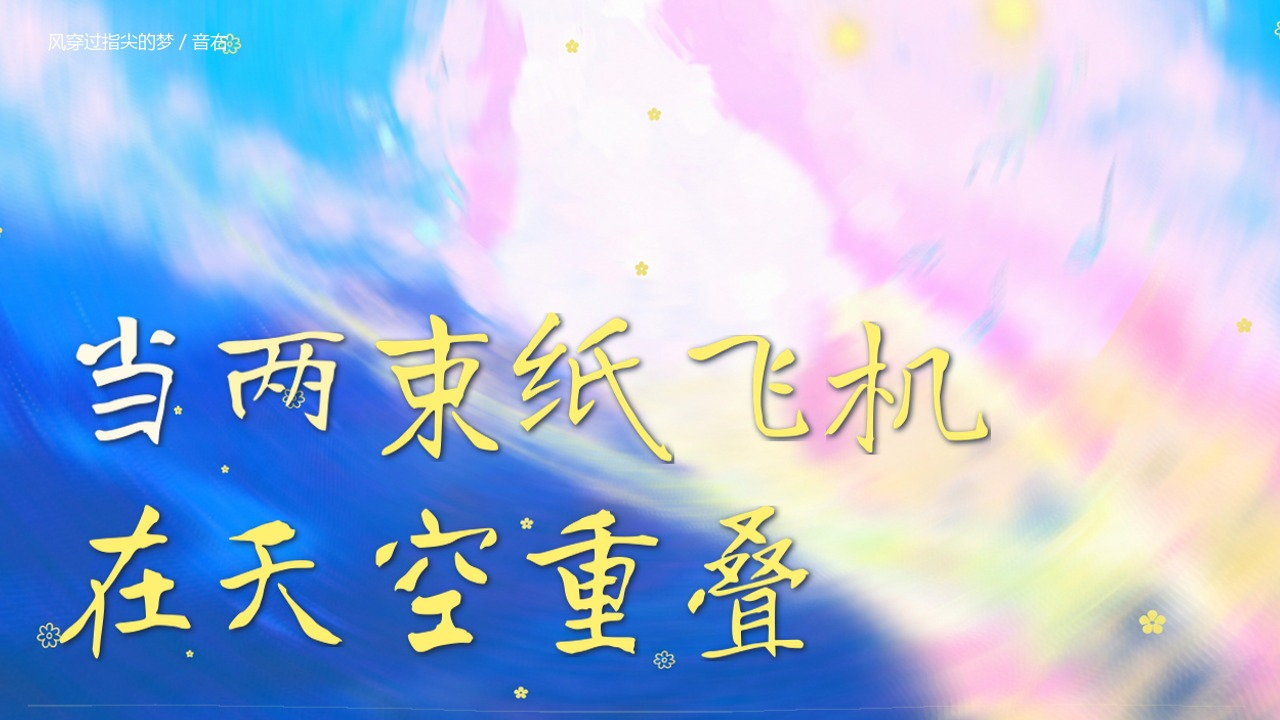
#> input picture runs/wind-dream/lyric-paper-staff-v1/v20260910-01/03_render/v5-motion-score/v5-1.04.jpg, 1280 x 720 px, given in place of r0-1.04.png, which was not available
$ python make_v4v5_compare_sheet.py
#> lines starting #> are read from the running program, lines starting #| are printed output that depends on the picture; pictures that were not available may be replaced by others from this repository, and a replacement may not be noted
"""Matched-timestamp side-by-side comparison sheet: v4 (control) vs v5 (motion score)."""
import subprocess
from pathlib import Path

from PIL import Image, ImageDraw, ImageFont

HERE = Path(__file__).resolve().parent
V5_MP4 = HERE / "wind-dream-v5-motion-score.mp4"
V4_MP4 = Path(r"D:\ZON\codex\lyric-mv-kit\runs\wind-dream\lyric-paper-staff-v1\v20260910-01\03_render\v4-dynamic-smooth\wind-dream-v4-dynamic-smooth.mp4")
FFMPEG = r"D:\ZON\runtime\media-tools\Library\bin\ffmpeg.exe"
FONT = r"C:\Windows\Fonts\msyh.ttc"
TIMES = [1.04, 4.34, 7.40, 10.08, 13.20, 16.98]


def grab(mp4, t, dest):
    subprocess.run([FFMPEG, "-y", "-v", "error", "-ss", f"{t:.3f}", "-i", str(mp4),
                    "-frames:v", "1", str(dest)], check=True)
    return Image.open(dest).convert("RGB")


def main():
    tmp = HERE / "_compare_frames"
    tmp.mkdir(exist_ok=True)
    cell_w = 520
    cell_h = round(cell_w * 720 / 1280)
    pad, lab = 8, 40
    cols = len(TIMES)
    W = pad + cols * (cell_w + pad)
    H = pad + 2 * (cell_h + lab + pad)
    canvas = Image.new("RGB", (W, H), (18, 20, 24))
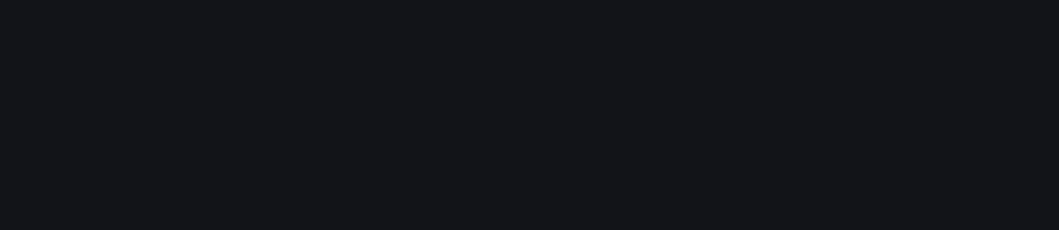
#> canvas: PIL image 3176x688 RGB (shown at 1/3 size); mean R, G, B 18, 20, 24
    d = ImageDraw.Draw(canvas)
    f = ImageFont.truetype(FONT, 22)
    for r, (tag, mp4) in enumerate([("V4 (control, static frame)", V4_MP4),
                                    ("V5 (motion score, moving frame)", V5_MP4)]):
        for c, t in enumerate(TIMES):
            img = grab(mp4, t, tmp / f"r{r}-{t:.2f}.png").resize((cell_w, cell_h),
                                                                 Image.Resampling.LANCZOS)
#> in grab, returned value is the input picture: PIL image 1280x720 RGB; mean R, G, B 168.6, 186.4, 220.9
            x = pad + c * (cell_w + pad)
            y = pad + r * (cell_h + lab + pad)
            canvas.paste(img, (x, y))
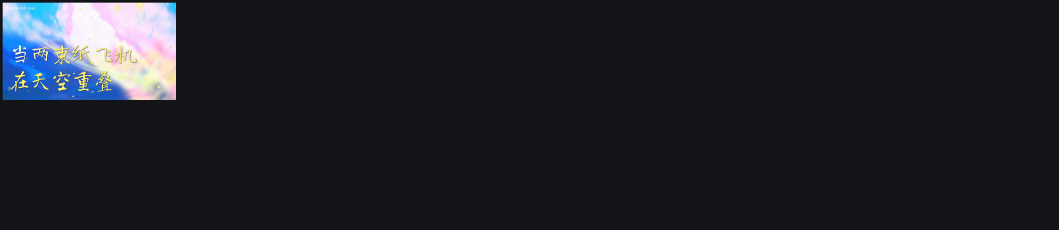
#> canvas: PIL image 3176x688 RGB (shown at 1/3 size); mean R, G, B 28.5, 31.6, 37.7
            d.text((x + 6, y + cell_h + 6), f"{tag}  t={t:.2f}s", font=f, fill=(240, 240, 240))
    out = HERE / "v4-vs-v5-compare.jpg"
    canvas.save(out, quality=90)
    print(out)


if __name__ == "__main__":
#> (the run stopped early here; a loop or call above may not have finished)

$ run again, on runs/wind-dream/lyric-paper-staff-v1/v20260910-01/03_render/v5-motion-score/v5-10.08.jpg
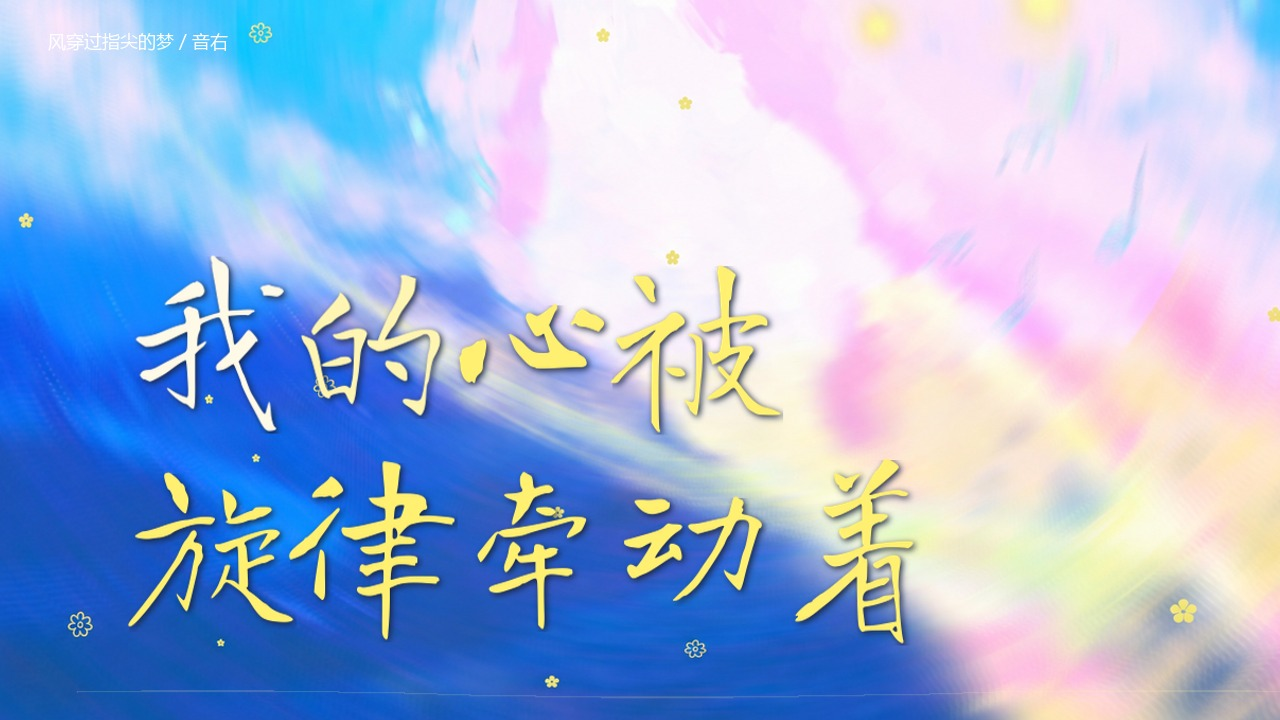
#> input picture runs/wind-dream/lyric-paper-staff-v1/v20260910-01/03_render/v5-motion-score/v5-10.08.jpg, 1280 x 720 px, given in place of r0-1.04.png, which was not available
#> in grab, returned value is the input picture: PIL image 1280x720 RGB; mean R, G, B 162.1, 181.9, 220.4
#> in main, `canvas.paste(img, (x, y))`:
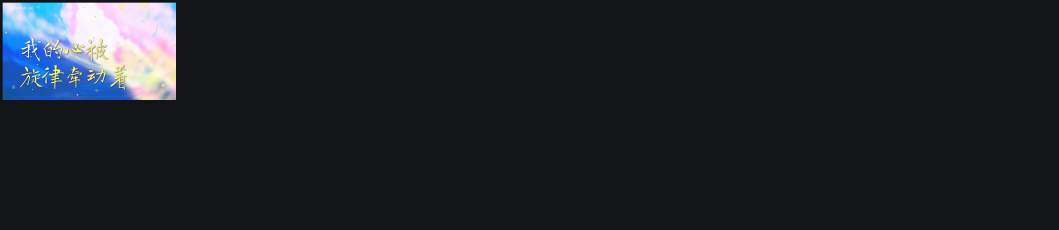
#> canvas: PIL image 3176x688 RGB (shown at 1/3 size); mean R, G, B 28, 31.3, 37.6
